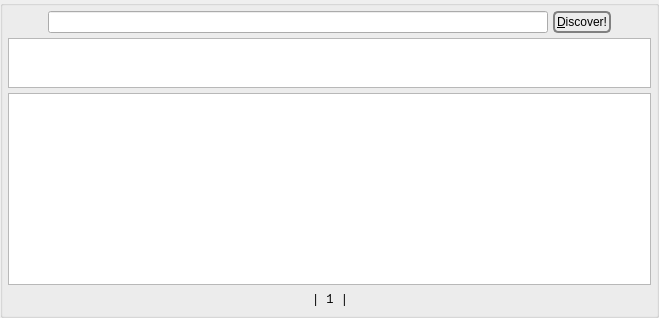
             <widget class="QGroupBox" name="urlsBox">
              <layout class="QVBoxLayout" name="verticalLayout_68">
               <property name="spacing">
                <number>5</number>
               </property>
               <property name="leftMargin">
                <number>5</number>
               </property>
               <property name="topMargin">
                <number>5</number>
               </property>
               <property name="rightMargin">
                <number>5</number>
               </property>
               <property name="bottomMargin">
                <number>5</number>
               </property>
               <item>
                <layout class="QHBoxLayout" name="horizontalLayout_7">
                 <property name="spacing">
                  <number>5</number>
                 </property>
                 <item>
                  <spacer name="horizontalSpacer_4">
                   <property name="orientation">
                    <enum>Qt::Horizontal</enum>
                   </property>
                   <property name="sizeHint" stdset="0">
                    <size>
                     <width>40</width>
                     <height>20</height>
                    </size>
                   </property>
                  </spacer>
                 </item>
                 <item>
                  <widget class="QLineEdit" name="search">
                   <property name="minimumSize">
                    <size>
                     <width>500</width>
                     <height>0</height>
                    </size>
                   </property>
                   <property name="toolTip">
                    <string>Please provide complete keywords.</string>
                   </property>
                  </widget>
                 </item>
                 <item>
                  <widget class="QPushButton" name="discover">
                   <property name="styleSheet">
                    <string notr="true">QPushButton {
 border: 2px solid gray;
 background-color: qlineargradient(x1: 0, y1: 0, x2: 0, y2: 1,
                                   stop: 0 #E0E0E0, stop: 1 #FFFFFF);
 border-radius: 5px;

 padding: 2px;
 }


QPushButton:hover { 
background-color: qlineargradient(x1: 0, y1: 0, x2: 0, y2: 1,
                                   stop: 0 rgb(254,229,172), stop: 1 #FFFFFF);
background-position: top center; } 

QPushButton:pressed {
     background-color: darkgrey;
     border-style: inset;
 }</string>
                   </property>
                   <property name="text">
                    <string>&amp;Discover!</string>
                   </property>
                   <property name="icon">
                    <iconset>
                     <normaloff>:/nuvola/search.png</normaloff>:/nuvola/search.png</iconset>
                   </property>
                  </widget>
                 </item>
                 <item>
                  <spacer name="horizontalSpacer_5">
                   <property name="orientation">
                    <enum>Qt::Horizontal</enum>
                   </property>
                   <property name="sizeHint" stdset="0">
                    <size>
                     <width>40</width>
                     <height>20</height>
                    </size>
                   </property>
                  </spacer>
                 </item>
                </layout>
               </item>
               <item>
                <widget class="QTextBrowser" name="searchfor">
                 <property name="sizePolicy">
                  <sizepolicy hsizetype="Expanding" vsizetype="Fixed">
                   <horstretch>0</horstretch>
                   <verstretch>0</verstretch>
                  </sizepolicy>
                 </property>
                 <property name="maximumSize">
                  <size>
                   <width>16777215</width>
                   <height>50</height>
                  </size>
                 </property>
                 <property name="font">
                  <font>
                   <family>Monospace</family>
                  </font>
                 </property>
                 <property name="tabChangesFocus">
                  <bool>true</bool>
                 </property>
                 <property name="textInteractionFlags">
                  <set>Qt::LinksAccessibleByKeyboard|Qt::LinksAccessibleByMouse|Qt::TextBrowserInteraction|Qt::TextSelectableByKeyboard|Qt::TextSelectableByMouse</set>
                 </property>
                 <property name="openLinks">
                  <bool>false</bool>
                 </property>
                </widget>
               </item>
               <item>
                <widget class="spoton_textbrowser" name="urls">
                 <property name="font">
                  <font>
                   <family>Monospace</family>
                  </font>
                 </property>
                 <property name="tabChangesFocus">
                  <bool>true</bool>
                 </property>
                 <property name="textInteractionFlags">
                  <set>Qt::LinksAccessibleByKeyboard|Qt::LinksAccessibleByMouse|Qt::TextBrowserInteraction|Qt::TextSelectableByKeyboard|Qt::TextSelectableByMouse</set>
                 </property>
                 <property name="openLinks">
                  <bool>false</bool>
                 </property>
                </widget>
               </item>
               <item>
                <layout class="QHBoxLayout" name="horizontalLayout_16">
                 <property name="spacing">
                  <number>5</number>
                 </property>
                 <item>
                  <spacer name="horizontalSpacer_12">
                   <property name="orientation">
                    <enum>Qt::Horizontal</enum>
                   </property>
                   <property name="sizeHint" stdset="0">
                    <size>
                     <width>40</width>
                     <height>20</height>
                    </size>
                   </property>
                  </spacer>
                 </item>
                 <item>
                  <widget class="QLabel" name="url_pages">
                   <property name="font">
                    <font>
                     <family>Monospace</family>
                    </font>
                   </property>
                   <property name="text">
                    <string>| 1 |</string>
                   </property>
                   <property name="alignment">
                    <set>Qt::AlignCenter</set>
                   </property>
                  </widget>
                 </item>
                 <item>
                  <spacer name="horizontalSpacer_13">
                   <property name="orientation">
                    <enum>Qt::Horizontal</enum>
                   </property>
                   <property name="sizeHint" stdset="0">
                    <size>
                     <width>40</width>
                     <height>20</height>
                    </size>
                   </property>
                  </spacer>
                 </item>
                </layout>
               </item>
              </layout>
             </widget>
